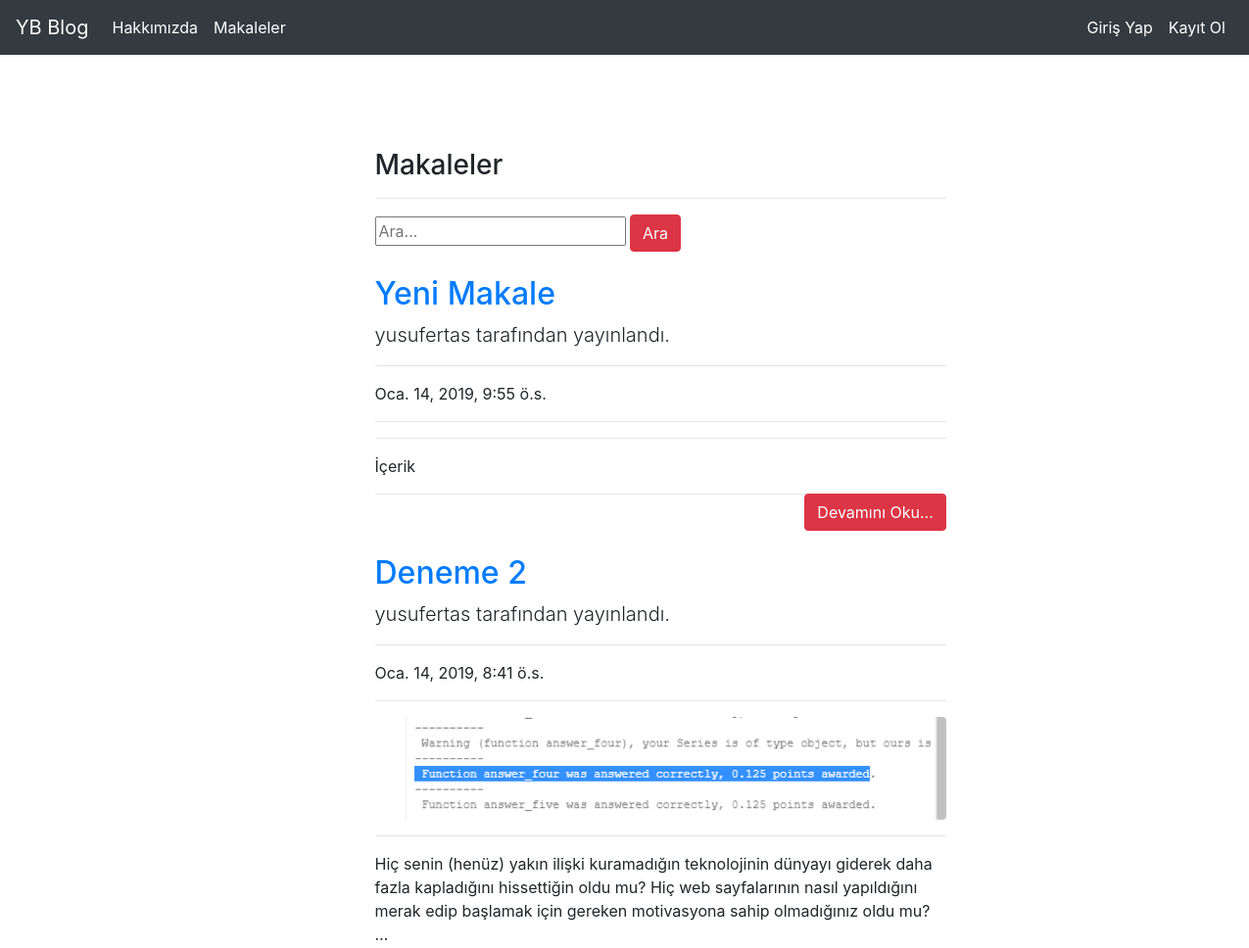
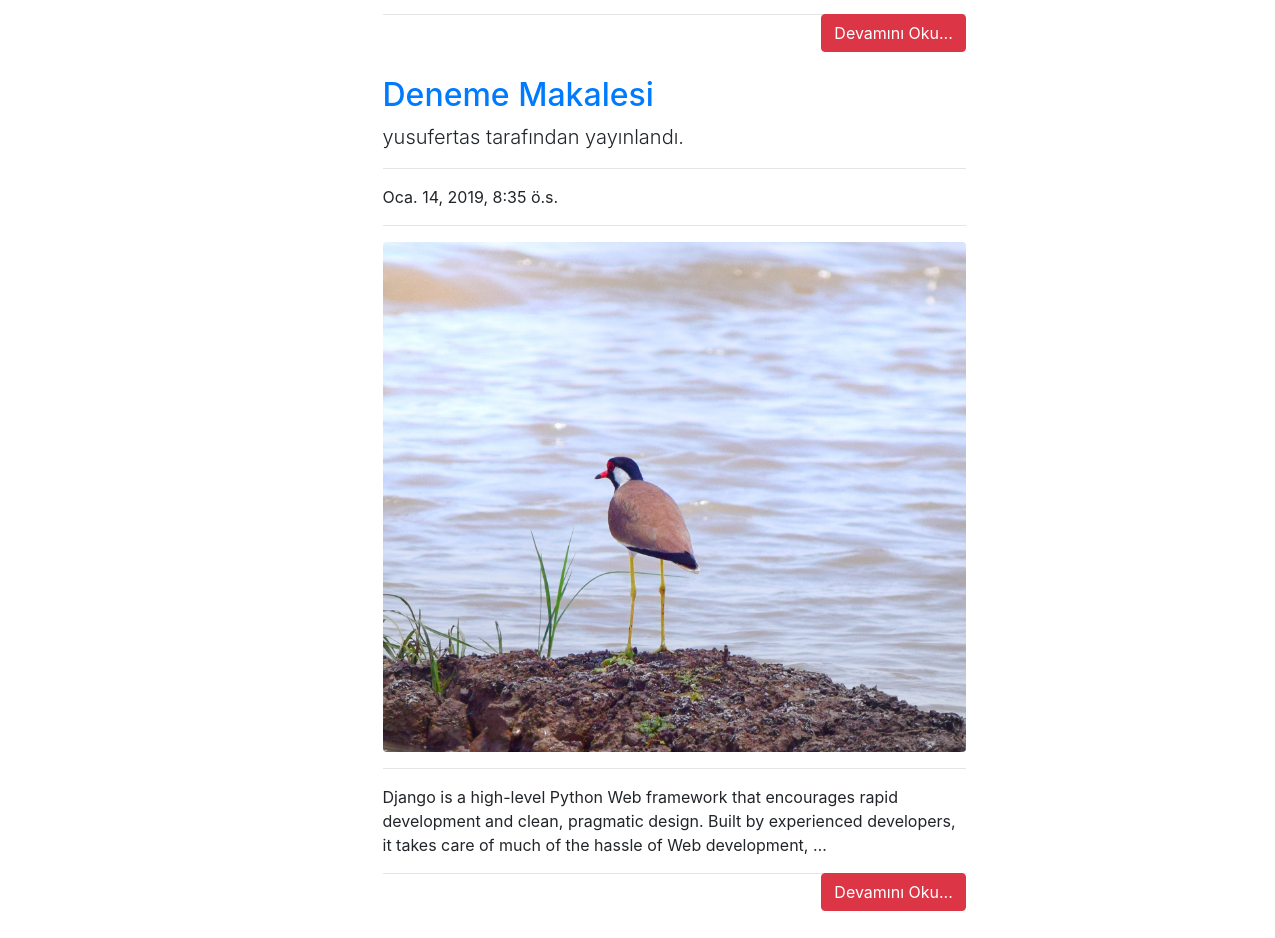
The app's page /articles/ with its own data (2 pictures, top to bottom).
### article/models.py (models this page shows, shortened)
class Article(models.Model):
    author = models.ForeignKey("auth.User",on_delete = models.CASCADE,verbose_name = "Yazar" )
    title = models.CharField(max_length=50,verbose_name = "Başlık")
    content = RichTextField()
    created_date = models.DateTimeField(auto_now_add=True,verbose_name = "Oluşturulma Tarihi")
    article_image = models.FileField(blank=True,null=True,verbose_name = "Makaleye Fotoğraf Ekleyin.")
    class Meta:
        ordering = ['-created_date']

### article/views.py (the view)
# urls.py: path('',views.articles,name="articles"),
def articles(request):
    keyword = request.GET.get("keyword")
    if keyword:
        articles = Article.objects.filter(title__contains = keyword)
        return render(request,"articles.html",{"articles":articles})
    articles = Article.objects.all()
    return render(request,"articles.html",{"articles":articles})

### templates/articles.html (shortened to what this page needs)
{% extends "layout.html" %}
{% block body %}
<div class = "row">
<div class="col-md-10 offset-md-3">
<div class="col-lg-8">
<h3>Makaleler</h3>
 <hr>
</div>
</div>
</div>
<div class = "row">
<div class="col-md-10 offset-md-3">
<div class="col-lg-8">
<form>
                <input type="text" name = "keyword" class="input-sm" maxlength="64" placeholder="Ara...">
              <button type="submit" class="btn btn-danger">Ara</button>
</form>
</div>
</div>
</div>
{% if articles %}
{% for article in articles  %}
<div class="row">
    <div class="col-md-10 offset-md-3">
        <div class="col-lg-8">
          <a href = "{% url 'article:detail' article.id %}"><h2 class="mt-4">{{article.title}}</h2></a>
          <p class="lead">
            {{article.author.username}} tarafından yayınlandı.
          </p>
          <hr>
          <p>{{article.created_date}}</p>
          <hr>
          {% if article.article_image %}
          <a href = "/articles/article/{{article.id}}"><img class="img-fluid rounded" src="{{article.article_image.url}}" alt=""></a>
          {% endif %}
          <hr>
          <p class="lead">
         {{article.content|safe|truncatewords:30}}
          <p>
          <a style = "float:right" href = "/articles/article/{{article.id}}" class = "btn btn-danger">Devamını Oku...</a>
          <hr>
          </p>
        </div>
    </div>
</div>
{% endfor %}
{% endif %}
{% endblock body %}

### templates/layout.html (shortened to what this page needs)
<!DOCTYPE html>
{% load static %}
<html lang="en">
<head>
    <link rel="stylesheet" href="{% static 'css/bootstrap.min.css' %}">
</head>
<body>
{% include "includes/navbar.html" %}
<div style = "margin-bottom: 100px" class = "container">
<br><br><br>
{% block body %}
{% endblock body %}
</div>
</body>
</html>

### templates/includes/navbar.html (shortened to what this page needs)
<nav class="navbar navbar-expand-md navbar-dark bg-dark mb-4">
      <a class="navbar-brand" href="{% url 'index' %}">YB Blog</a>
      <div class="collapse navbar-collapse" id="navbarCollapse">
        <ul class="navbar-nav mr-auto">
          <li class="nav-item active">
            <a class="nav-link" href="{% url 'about' %}">Hakkımızda</a>
          </li>
          <li class="nav-item active">
            <a class="nav-link" href="{% url 'article:articles' %}">Makaleler</a>
          </li>
        </ul>
        <ul class="navbar-nav ml-auto">
        {% if request.user.is_authenticated %}
          <li class="nav-item active">
            <a class="nav-link" href="{% url 'article:dashboard' %}">Kontrol Paneli</a>
          </li>
          <li class="nav-item active">
            <a class="nav-link" href="{% url 'user:logout' %}">Çıkış Yap</a>
          </li>
        {% else %}
          <li class="nav-item active">
            <a class="nav-link" href="{% url 'user:login' %}">Giriş Yap</a>
          </li>
        {% endif %}
        <li class="nav-item active">
            <a class="nav-link" href="{% url 'user:register' %}">Kayıt Ol</a>
        </li>
      </ul>
    </div>
</nav>

### records on screen
Article: title "Yeni Makale", author.username "yusufertas", created_date "Oca. 14, 2019, 9:55 ö.s.", content "İçerik"
Article: title "Deneme 2", author.username "yusufertas", created_date "Oca. 14, 2019, 8:41 ö.s.", article_image (picture), content "Hiç senin (henüz) yakın ilişki kuramadığın teknolojinin dünyayı giderek daha fazla kapladığını hissettiğin oldu mu? Hiç web sayfalarının nasıl yapıldığını merak edip başlamak için gereken motivasyona sahip olmadığınız oldu mu? …"
Article: title "Deneme Makalesi", author.username "yusufertas", created_date "Oca. 14, 2019, 8:35 ö.s.", article_image (picture), content "Django is a high-level Python Web framework that encourages rapid development and clean, pragmatic design. Built by experienced developers, it takes care of much of the hassle of Web development, …"
